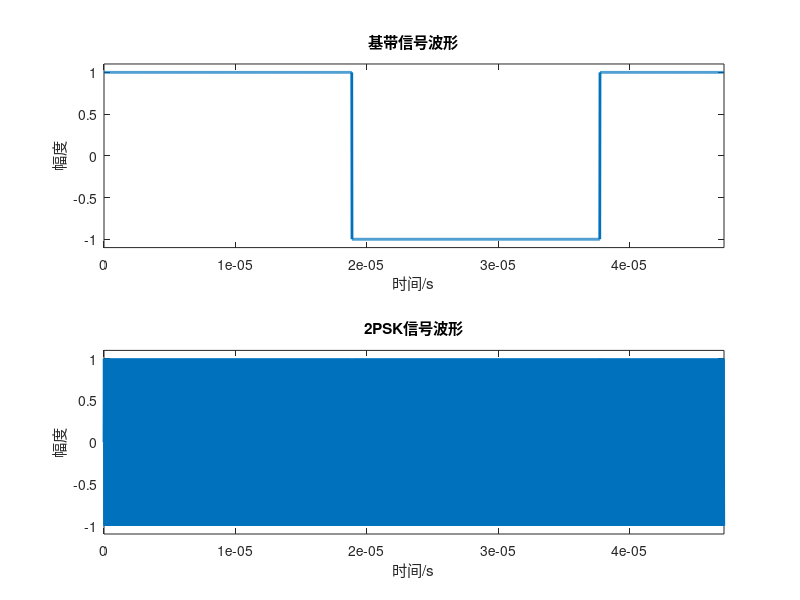
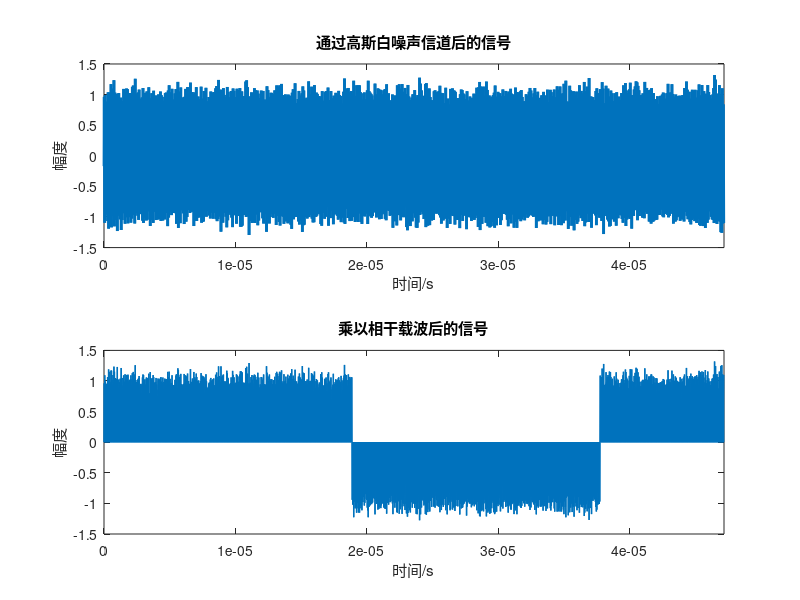
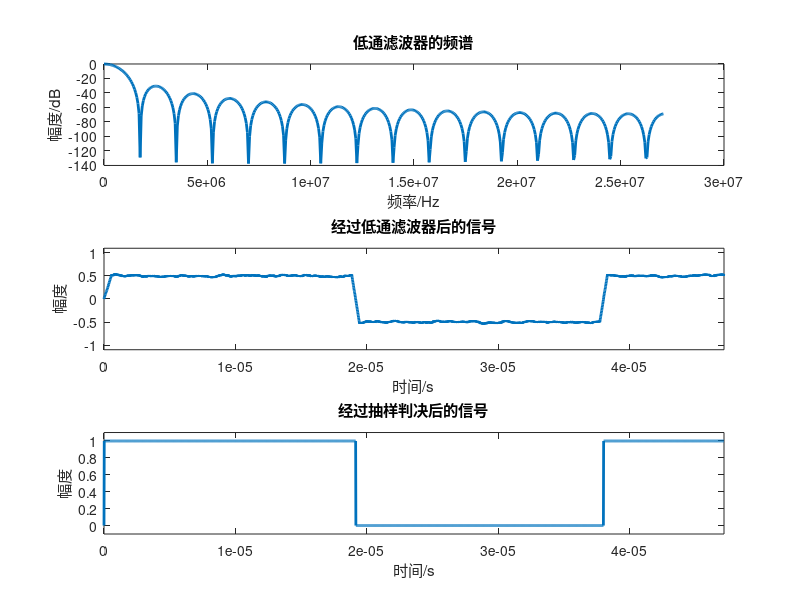
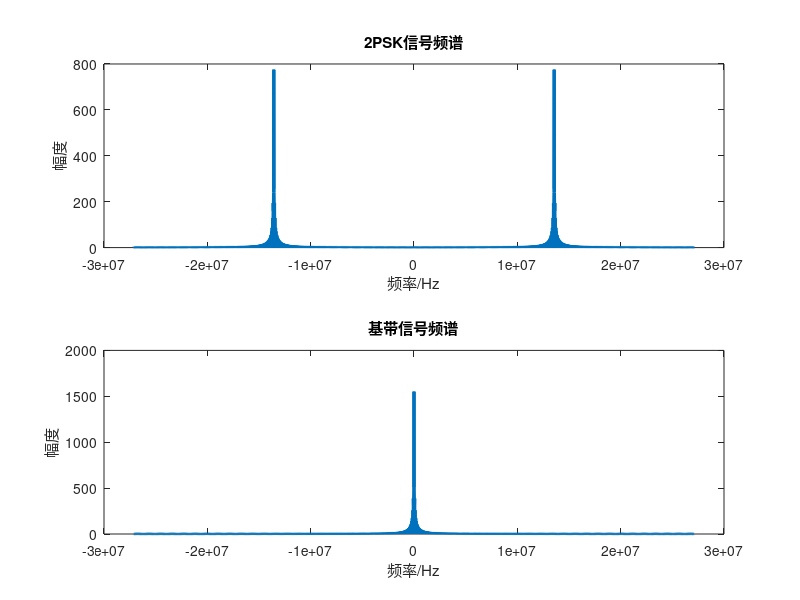

The MATLAB script that drew these images, in order:
clear all;                 
close all;                 
clc;                        
%% 基本参数
% M=10;                       % 产生码元数 
% L=100;                      % 每码元复制L次,每个码元采样次数
% Ts=0.001;                   % 每个码元的宽度,即码元的持续时间
% Rb=1/Ts;                    % 码元速率1K
% dt=Ts/L;                    % 采样间隔
% TotalT=M*Ts;                % 总时间
% t=0:dt:TotalT-dt;           % 时间
% Fs=1/dt;                    % 采样间隔的倒数即采样频率
fc=13560000;    %13.56M
M=5;
L=512;          % 128*4
Rb=fc/128;      % 106k
Ts = 1/Rb;      % 码元宽度
dt = 1/(fc*4);
TotalT=M*Ts;                % 总时间
t=0:dt:TotalT-dt;           % 时间
Fs=1/dt;                    % 采样间隔的倒数即采样频率

%% 产生单极性波形
wave=randi([0,1],1,M);      % 产生二进制随机码,M为码元个数
fz=ones(1,L);               % 定义复制的次数L,L为每码元的采样点数
x1=wave(fz,:);              % 将原来wave的第一行复制L次，称为L*M的矩阵
jidai=reshape(x1,1,L*M);    % 产生单极性不归零矩形脉冲波形，将刚得到的L*M矩阵，按列重新排列形成1*(L*M)的矩阵

%% 单极性变为双极性
jidai = 2*jidai-1;
%% 2PSK调制
% fc=10000;  
% fc=10000000;    %10M
zb=sin(2*pi*fc*t);          % 载波
psk=jidai.*zb;              % 2PSK的模拟调制 
figure(1);                 
subplot(211);               
plot(t,jidai,'LineWidth',2);
title('基带信号波形');     
xlabel('时间/s');          
ylabel('幅度');            
axis([0,TotalT,-1.1,1.1])  

subplot(212)                 
plot(t,psk,'LineWidth',2);  
title('2PSK信号波形')  
axis([0,TotalT,-1.1,1.1]); 
xlabel('时间/s');           
ylabel('幅度');            
%% 信号经过高斯白噪声信道
tz=awgn(psk,20);            
figure(2);                  
subplot(211);               
plot(t,tz,'LineWidth',2);  
axis([0,TotalT,-1.5,1.5]); 
title('通过高斯白噪声信道后的信号');
xlabel('时间/s');          
ylabel('幅度');            
%% 解调部分
tz=tz.*zb;                  % 相干解调，乘以相干载波
subplot(212)               
plot(t,tz,'LineWidth',1)    
axis([0,TotalT,-1.5,1.5]); 
title("乘以相干载波后的信号")
xlabel('时间/s');          
ylabel('幅度');             
%% 加噪信号经过滤波器
% 低通滤波器设计
fp=2*Rb;                   
b=fir1(30, fp/Fs, boxcar(31));
[h,w]=freqz(b, 1,512);      % 生成fir滤波器的频率响应
lvbo=fftfilt(b,tz);         % 滤波
figure(3);                   
subplot(311);               
plot(w/pi*Fs/2,20*log(abs(h)),'LineWidth',2);
title('低通滤波器的频谱');  
xlabel('频率/Hz');          
ylabel('幅度/dB');          

subplot(312)                
plot(t,lvbo,'LineWidth',2); 
axis([0,TotalT,-1.1,1.1]); 
title("经过低通滤波器后的信号");
xlabel('时间/s');           
ylabel('幅度');             

%% 抽样判决
k=0;                        % 判决阈值
pdst=1*(lvbo>0);            
subplot(313)                
plot(t,pdst,'LineWidth',2)  
axis([0,TotalT,-0.1,1.1]);  
title("经过抽样判决后的信号")
xlabel('时间/s');           
ylabel('幅度');             

%% 绘制频谱
%% 2PSK信号频谱
T=t(end);                   % 时间
df=1/T;                     % 频谱分辨率
N=length(psk);              % 采样长度
f=(-N/2:N/2-1)*df;          % 频率范围
sf=fftshift(abs(fft(psk))); 
figure(4)                   
subplot(211)                
plot(f,sf,'LineWidth',2)    
title("2PSK信号频谱")     
xlabel('频率/Hz');          
ylabel('幅度');             

%% 信源频谱
mf=fftshift(abs(fft(jidai)));
subplot(212);               
plot(f,mf,'LineWidth',2);   
title("基带信号频谱");      
xlabel('频率/Hz');         
ylabel('幅度');             

%% 乘以相干载波后的频谱
mmf=fftshift(abs(fft(tz))); 
figure(5)                   
subplot(211);               
plot(f,mmf,'LineWidth',2)  
title("乘以相干载波后的频谱")
xlabel('频率/Hz');          
ylabel('幅度');             

%% 经过低通滤波后的频谱
dmf=fftshift(abs(fft(lvbo)));
subplot(212);               
plot(f,dmf,'LineWidth',2)   
title("经过低通滤波后的频谱");
xlabel('频率/Hz');         
ylabel('幅度');             